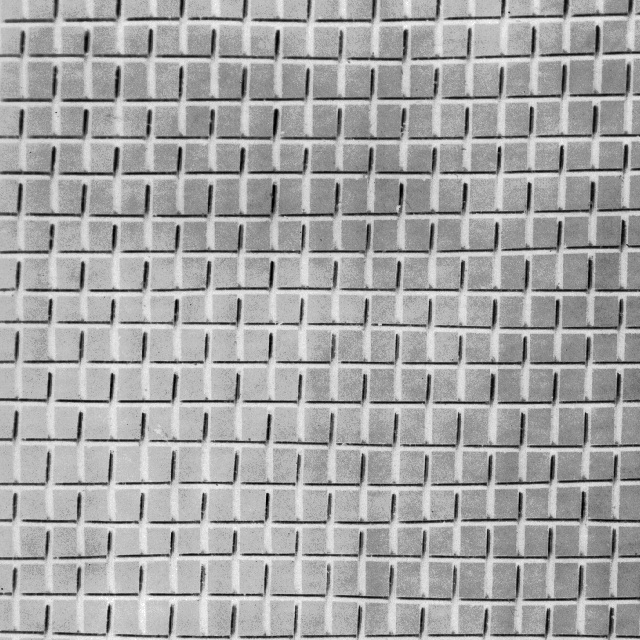
%> input picture img/task_01/D1.gif, 640 x 640 px; its folder holds only this picture in this run
$ octave task_01.m   (GNU Octave 9; MATLAB toolbox functions it lacks are replaced by stand-ins)
%> lines starting %> are read from the running program, lines starting %| are printed output that depends on the picture
% Myrsini Gkolemi

% let 1 <= m <= M, 1 <= n <= N
% let a < 1

% ImageDatastore object to manage a collection of image files

% close all;

imgs = imageDatastore('img\task_01');
imgs_length = length(imgs.Files);
image_data = cell(1, imgs_length);

for i = 1:imgs_length
    img = im2double(readimage(imgs, i));
    image_data{i} = img;
end

% factor
a = 1 / 8;

% Matrix with (G,E) pairs for each image(helping structure)
%
% index(=img_1)     G E   G E   GE
% .                 G E   G E   GE
% .                  .
% .                  .
% .                  .
% index(=img_n-1)   G E   G E   GE
% column[1 2] = NN
% column[3 4] = NN_antialiasing
% column[5 6] = NN_antialiasing_bicubic

% initialise with zeros
matrix_g_e = zeros(imgs_length, 6);

for i = 1:imgs_length
    img = image_data{i};
    img_1 = NN(img, a);
    img_2 = NN_antialiasing(img, a);
    img_3 = NN_antialiasing_bicubic(img, a);

    processed_images = {img_1, img_2, img_3};
    show_images(i, img, img_1, img_2, img_3);

    for j = 1:3
        g_e = [get_G(get_Gv(img, processed_images{j}), get_Gh(img, ...
                   processed_images{j})) get_E(img, processed_images{j})];
        matrix_g_e(i, (j * 2 - 1):j * 2) = g_e;
    end

end
%> this loop made 1 pass
%> pass 1, in NN, `r_img = imresize(img, a, 'nearest');`:
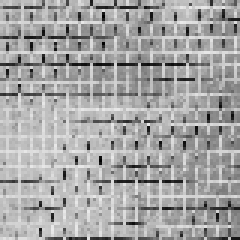
%> r_img: size 80x80 double (shown 3 times larger); min 0, max 0.918, mean 0.646
%> pass 1, in NN, `f_img = imresize(r_img, 1 / a, 'nearest');`:
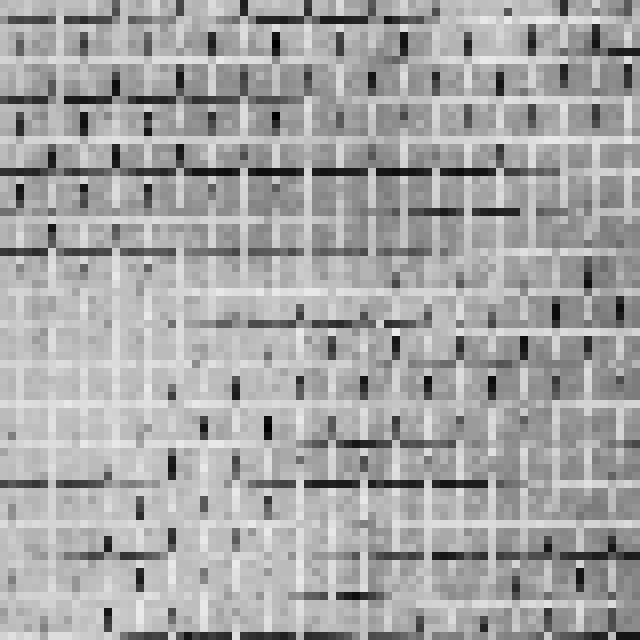
%> f_img: size 640x640 double; min 0, max 0.918, mean 0.646
%> pass 1, in NN_antialiasing, `r_img = imresize(img, a, 'nearest', 'Antialiasing', true);`:
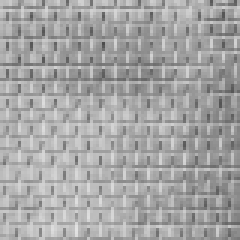
%> r_img: size 80x80 double (shown 3 times larger); min 0.304, max 0.888, mean 0.649
%> after the loop, matrix_g_e = [0.0736 0.0737 0.0422 0.041 0.0413 0.0402]

% ---------------------Graphic representation of G,E ----------------------
% Use mat_g_e
% E = a1*G + a0
% For each subquery(1 to 3) plot points from sample folder in G,E graph.
% Plot
% (polyfit polyval)

for i = 1:3
    plot_GE(i, matrix_g_e);
end
%> this loop made 3 passes
%> (G in plot_GE, E in plot_GE, p in plot_GE, f in plot_GE) on passes 1 to 3: (0.0736, 0.0737, [0 0.0737], 0.0737), (0.0422, 0.041, [0 0.041], 0.041), (0.0413, 0.0402, [0 0.0402], 0.0402)
%> pass 1, in plot_GE, `ylabel('E');`:
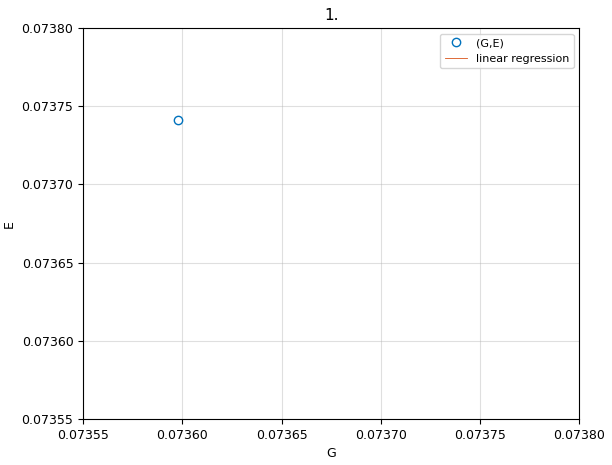
%> figure redrawn from the program's plot data
%> pass 2, in plot_GE (call 2), `ylabel('E');`:
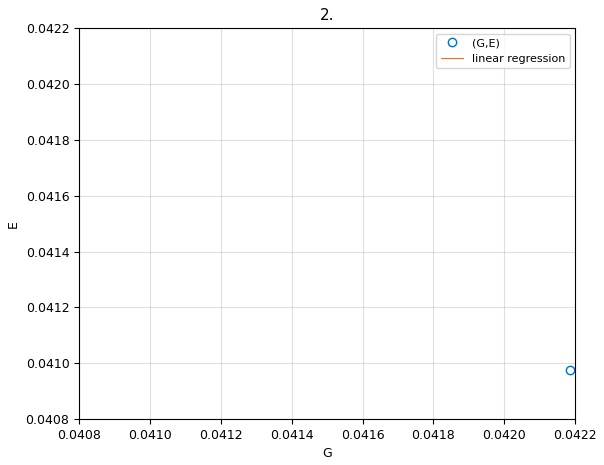
%> figure redrawn from the program's plot data

% ------------------------------Functions----------------------------------

% 1.
% nearest neighbor - nearest neighbor
% If method is 'nearest', then the default value of 'Antialiasing' is false

function [f_img] = NN(img, a)
    r_img = imresize(img, a, 'nearest');
    f_img = imresize(r_img, 1 / a, 'nearest');
end

% 2.
% (nearest neighbor - antialiasing) - nearest neighbor
function [f_img] = NN_antialiasing(img, a)
    r_img = imresize(img, a, 'nearest', 'Antialiasing', true);
    f_img = imresize(r_img, 1 / a, 'nearest');
end

% 3.
% Note: Bicubic interpolation can produce pixel values outside the original
% range.
% (nearest neighbor - antialiasing) - bicubic
function [f_img] = NN_antialiasing_bicubic(img, a)
    r_img = imresize(img, a, 'nearest', 'Antialiasing', true);
    f_img = imresize(r_img, 1 / a, 'bicubic');
end

% [48 lines left out: functions get_S, get_E, get_Gh, get_Gv, not called in this run]

function [G] = get_G(Gv, Gh)
    G = max(Gv, Gh);
end

function [] = plot_GE(i, matrix_g_e)
    figure('Name', [num2str(i), '. (G,E) / Approximation']);
    G = matrix_g_e(:, i * 2 - 1);
    E = matrix_g_e(:, i * 2);
    plot(G, E, 'o');
    hold on;
    grid on;
    p = polyfit(G, E, 1); %degree one, line
    f = polyval(p, G);
    plot(f, G, '-');
    legend('(G,E)', 'linear regression', 'Location', 'northwest');
    title([num2str(i), '.']);
    xlabel('G');
    ylabel('E');
    hold off;
    filename = [num2str(i), '_GE_approximation.jpg'];
    saveas(gcf, filename);
end

function [] = show_images(i, img, img_1, img_2, img_3)
    figure('Name', ['Image ', num2str(i), '.']);
    subplot(2, 2, 1), imshow(img);
    title('1.Original image');
    subplot(2, 2, 2), imshow(img_1);
    title('2.NN');
    subplot(2, 2, 3), imshow(img_2);
    title('3.NN-Antial');
    subplot(2, 2, 4), imshow(img_3);
    title('4.NN-Antial-Bicub');
    filename = ['image_', num2str(i), '.jpg'];
    saveas(gcf, filename);
end
